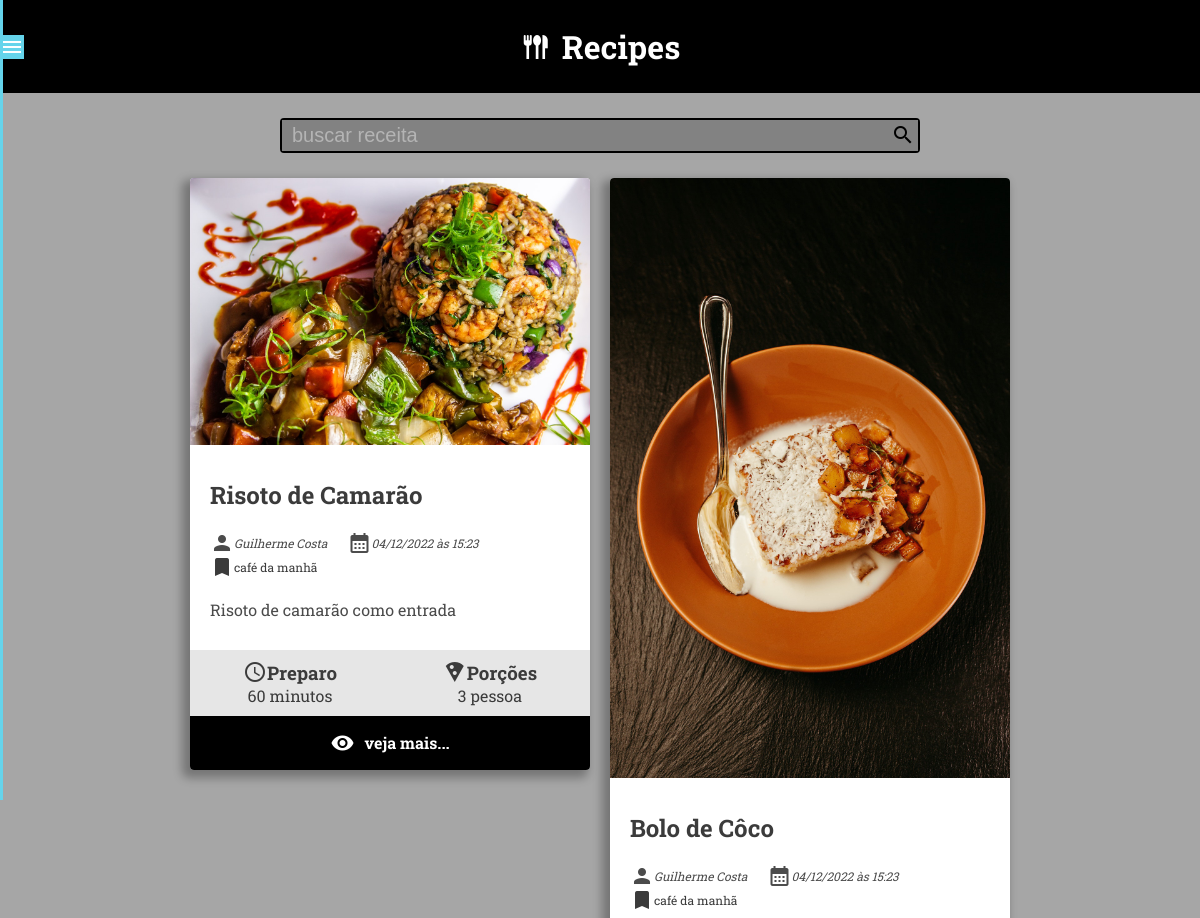
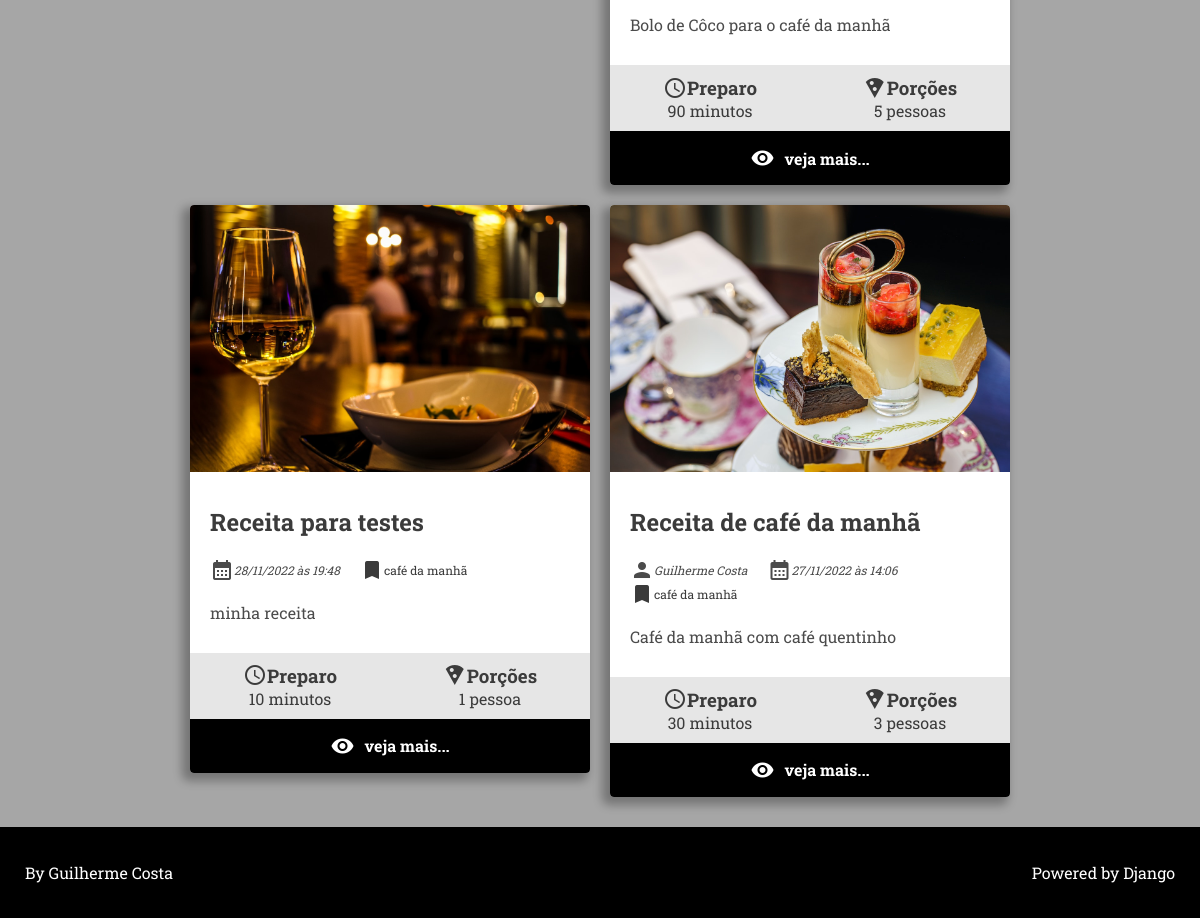
/recipe/category/1/, run on the app's committed database (2 pictures, top to bottom).
### recipes/models.py (models this page shows, shortened)
class Recipe(models.Model):
    title = models.CharField(max_length=65,)
    description = models.CharField(max_length=165,)
    slug = models.SlugField(max_length=65, unique=True)
    preparation_time = models.IntegerField()
    preparation_time_unit = models.CharField(max_length=165,)
    servings = models.IntegerField()
    servings_unit = models.CharField(max_length=65,)
    preparation_steps = models.TextField()
    preparation_steps_is_html = models.BooleanField(default=False)
    created_at = models.DateTimeField(auto_now_add=True)
    updated_at = models.DateTimeField(auto_now=True)
    is_published = models.BooleanField(default=False)
    cover = models.ImageField(upload_to='recipes/covers/%Y/%m/%d/',
                              blank=True,
                              default='',
                              )
    category = models.ForeignKey(Category,
                                 on_delete=models.SET_NULL,
                                 null=True,
                                 blank=True,
                                 default=None,
                                 )
    author = models.ForeignKey(User,
                               on_delete=models.SET_NULL,
                               null=True,
                               blank=True,
                               default=None,
                               )

class Category(models.Model):
    name = models.CharField(max_length=65,
                            verbose_name='Nome',
                            )

### recipes/views.py (the view)
# urls.py: path('recipe/category/<int:id>/', views.category, name='category'),
def category(request, id) -> render:
    recipe: list = get_list_or_404(Recipe.objects.filter(category__id=id,
                                                         is_published=True,
                                                         ).order_by('-id'))
    return render(request, 'recipes/pages/category.html', context={
        'recipes': recipe,
        'title': f"{recipe[0].category.name} - Category",
    })

### recipes/templates/recipes/pages/category.html (shortened to what this page needs)
{% extends 'global/base.html' %}
{% block content %}
<div class="main-content main-content-list">
    {% for recipe in recipes %}
        {% include "recipes/partials/recipe.html" %}
    {% endfor %}
</div>
{% endblock content %}

### recipes/templates/recipes/partials/recipe.html
<div class="card-container">
    {% include 'recipes/partials/_details-recipe.html' %}
</div>

### recipes/templates/recipes/partials/_details-recipe.html (shortened to what this page needs)
{% if recipe.cover %}
    <a href="{% url 'recipes:recipe' recipe.id %}">
        <img class="card-image" src="{{ recipe.cover.url }}" alt="temp image">
    </a>
{% endif %}
<section class="box-card-info">
    <a href="{% url 'recipes:recipe' recipe.id %}">
        <h2 class="card-title">{{ recipe.title }}</h2>
    </a>
    <div class="card-details">
        {% if recipe.author is not None %}
            <div>
                <span class="material-icons card-user-icon">person</span>
                {% if recipe.author.first_name %}
                    <span class="card-username">{{ recipe.author.first_name }} {{recipe.author.last_name}}</span>
                {% else %}
                    <span class="card-username">{{ recipe.author.username }}</span>
                {% endif %}
            </div>
        {% endif %}
        <div>
            <span class="material-icons card-calendar-icon">&#xebcc</span>
            <span class="card-date">{{ recipe.created_at|date:"d/m/Y" }} às {{ recipe.created_at|date:"H:i" }}</span>
        </div>
        {% if recipe.category.id %}
            <div>
                <a href="{% url 'recipes:category' recipe.category.id %}" class="flex-details">
                    <span class="material-icons">bookmark</span>
                    <span class="card-group">{{ recipe.category.name }}</span>
                </a>
            </div>
        {% endif %}
        <div class="prev-text-card">
            <p>{{ recipe.description }}</p>
        </div>
    </div>
</section>
<section class="box-card-preparation">
    <div class="card-time-preparation">
        <h3><span class="material-icons">&#xe8b5</span>Preparo</h3>
        <p>{{ recipe.preparation_time }} {{ recipe.preparation_time_unit }}</p>
    </div>
    <div class="card-portion">
        <h3><span class="material-icons">&#xe552</span>Porções</h3>
        <p>{{ recipe.servings }} {{ recipe.servings_unit }}</p>
    </div>
</section>
{% if recipe_details is not True %}
    <footer class="card-footer">
        <div class="card-footer-details">
            <a href="{% url 'recipes:recipe' recipe.id %}">
                <span class="material-icons">&#xe8f4</span>
                <h4>veja mais...</h4>
            </a>
        </div>
    </footer>
{% endif %}

### recipes/static/recipes/css/style.css (style rules this page uses)
:root { --default-font: 'Roboto Slab', serif; --bg-header-footer: black; --text-header-footer: white; --bg-menu: #65D4EB; --bg-content: #A6A6A6; --bg-input-search: #828282; --bg-card-details: #E6E6E6; --text-white: white; --text-card: #3b3b3b; --text-card-details: #4b4b4b; }
* { margin: 0; padding: 0; box-sizing: border-box; }
html { height: 100%; }
body { font-family: var(--default-font); background-color: var(--bg-content); height: 100%; display: flex; flex-direction: column; justify-content: space-between; }
.main-content { padding: 0 2%; display: flex; flex-flow: row wrap; justify-content: center; align-items: flex-start; gap: 20px; }
.card-container { width: 100%; max-width: 400px; background-color: white; box-shadow: -5px 5px 10px 3px rgba(0, 0, 0, 0.295); border-radius: 4px; overflow: hidden; transition: all 300ms ease; }
.card-image { width: 100%; }
.box-card-info { padding: 30px 20px; }
.box-card-info a { text-decoration: none; font-style: normal; color: var(--text-card); }
.card-title { padding-bottom: 20px; }
.card-details { font-size: 12px; font-style: italic; color: var(--text-card-details); display: flex; justify-content: flex-start; align-items: center; flex-flow: wrap; }
.card-details > .prev-text-card { width: 100%; margin-top: 20px; font-size: 16px; font-style: normal; }
.card-details > div { display: flex; align-items: center; margin-right: 20px; }
.flex-details { display: flex; align-items: center; }
.card-group { cursor: pointer; }
.box-card-preparation { display: flex; justify-content: space-around; align-items: center; flex-wrap: wrap; background-color: var(--bg-card-details); padding: 10px 0; }
.box-card-preparation div { text-align: center; color: var(--text-card); }
.box-card-preparation h3 { display: flex; align-items: center; }
.card-footer { background-color: black; padding: 15px 0; }
.card-footer-details a { display: flex; align-items: center; justify-content: center; text-decoration: none; color: white; }
.card-footer-details span { padding-right: 10px; }

### data on the page
Recipe: cover (picture), title "Risoto de Camarão", author.first_name "Guilherme", author.last_name "Costa", created_at "04/12/2022", created_at "15:23", category.name "café da manhã", description "Risoto de camarão como entrada", preparation_time "60", preparation_time_unit "minutos", servings "3", servings_unit "pessoa"
Recipe: cover (picture), title "Bolo de Côco", author.first_name "Guilherme", author.last_name "Costa", created_at "04/12/2022", created_at "15:23", category.name "café da manhã", description "Bolo de Côco para o café da manhã", preparation_time "90", preparation_time_unit "minutos", servings "5", servings_unit "pessoas"
Recipe: cover (picture), title "Receita para testes", created_at "28/11/2022", created_at "19:48", category.name "café da manhã", description "minha receita", preparation_time "10", preparation_time_unit "minutos", servings "1", servings_unit "pessoa"
Recipe: cover (picture), title "Receita de café da manhã", author.first_name "Guilherme", author.last_name "Costa", created_at "27/11/2022", created_at "14:06", category.name "café da manhã", description "Café da manhã com café quentinho", preparation_time "30", preparation_time_unit "minutos", servings "3", servings_unit "pessoas"
